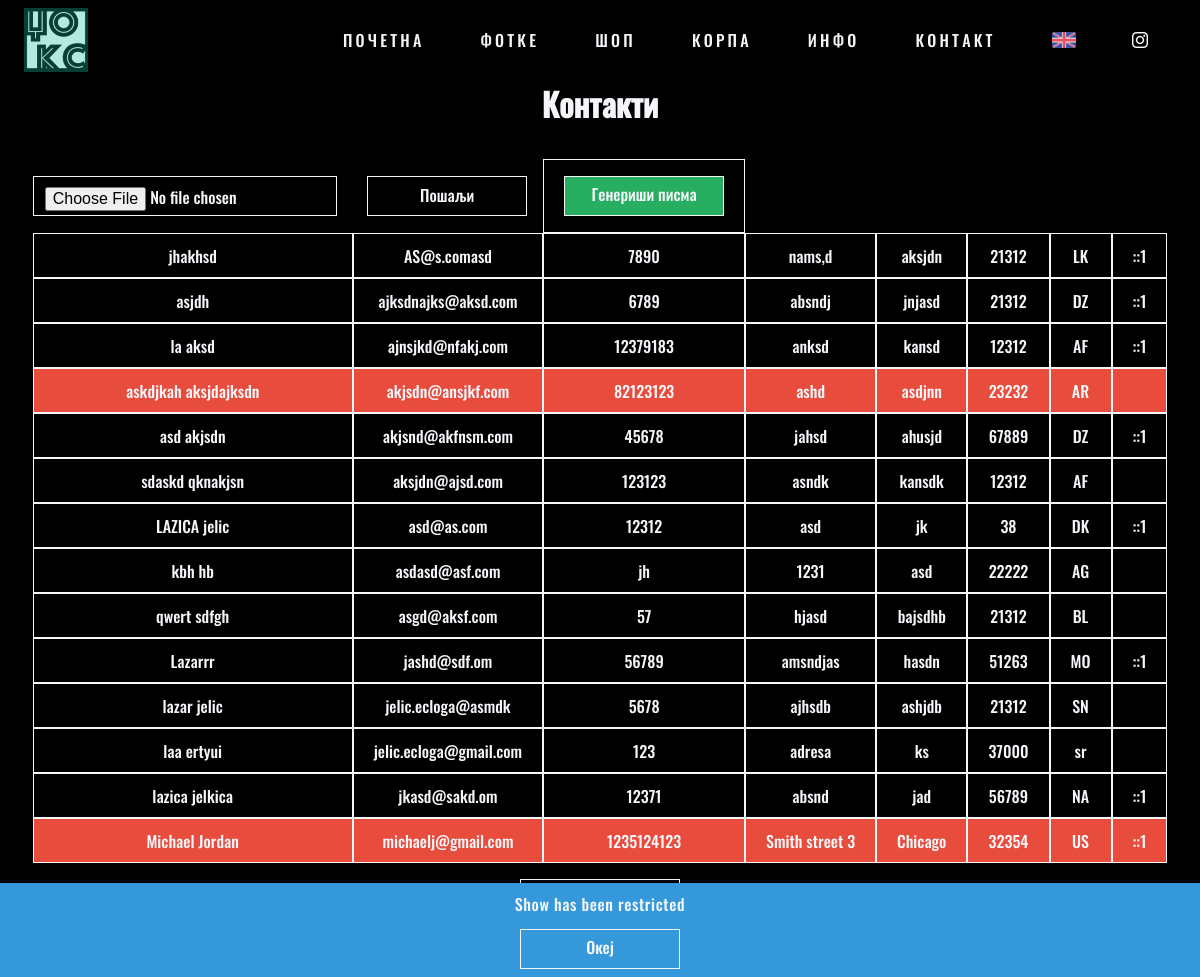
/pages/manage?type=4 (signed in), run on an earlier commit of the app's database.
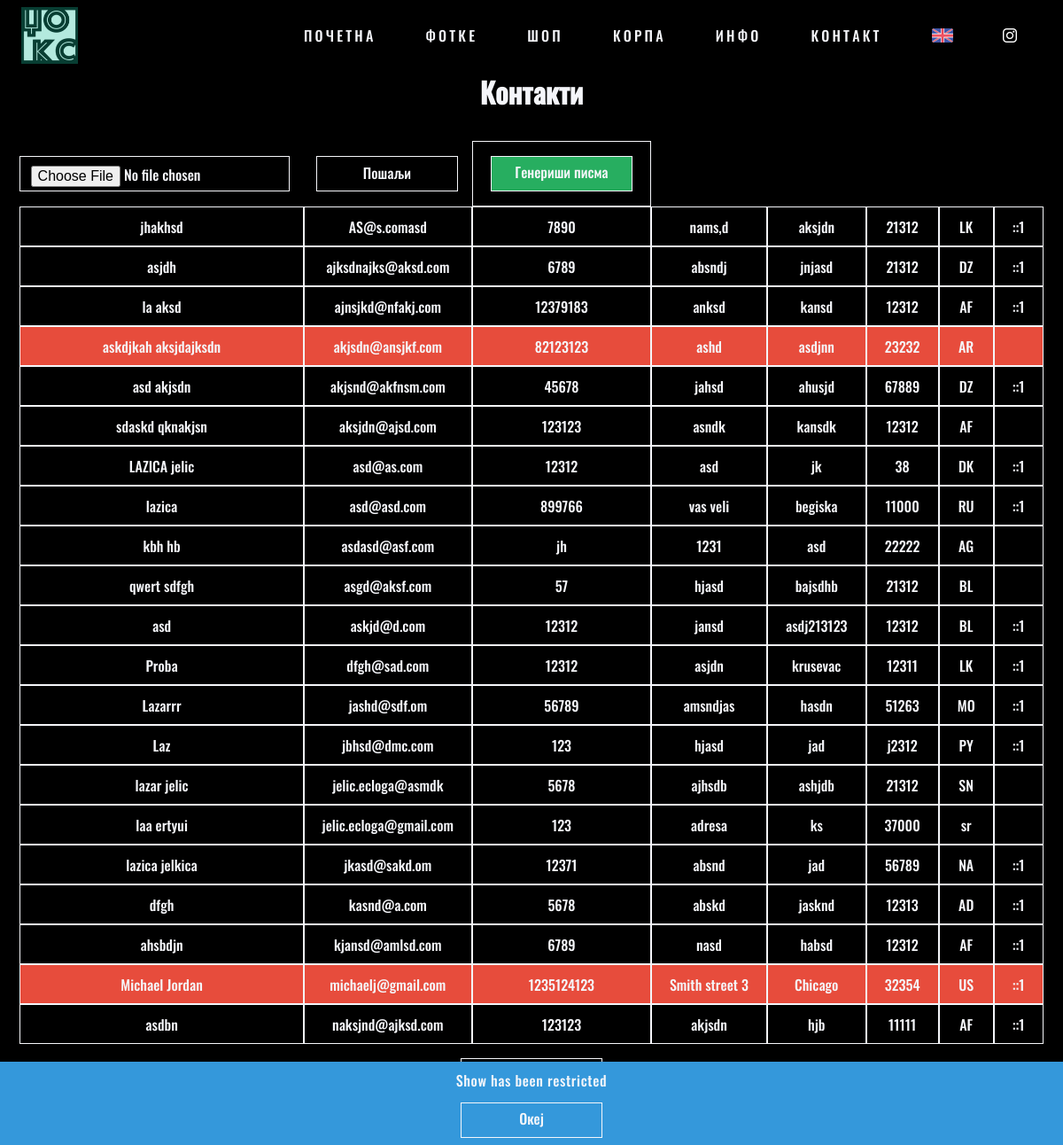
And on a later commit of the database.
### tables this page shows
CREATE TABLE `notifications` (
  `id` int(11) NOT NULL,
  `key` varchar(50) NOT NULL,
  `message` text NOT NULL
);

CREATE TABLE `purchases` (
  `id` int(11) NOT NULL,
  `hash` varchar(32) NOT NULL,
  `name` varchar(100) DEFAULT NULL,
  `email` varchar(30) NOT NULL,
  `phone` varchar(20) NOT NULL,
  `address` varchar(30) NOT NULL,
  `zip` varchar(5) NOT NULL,
  `city` varchar(30) NOT NULL,
  `country` varchar(5) NOT NULL,
  `method` int(11) NOT NULL,
  `ip` varchar(20) NOT NULL,
  `shipping_company` varchar(30) NOT NULL,
  `shipping_number` varchar(30) NOT NULL,
  `date_submitted` timestamp NOT NULL DEFAULT CURRENT_TIMESTAMP ON UPDATE CURRENT_TIMESTAMP,
  `confirmed` tinyint(1) NOT NULL DEFAULT '0',
  `shipped` tinyint(1) NOT NULL DEFAULT '0',
  `subscribed` tinyint(1) NOT NULL DEFAULT '1'
);

### ui/head_content.php (called while the page is built, shortened)
<?php
    require("../ui/link.php");
?>

### logic/config.php (called while the page is built, shortened)
<?php
	require("../logic/functions.php");
	$page = basename($_SERVER["SCRIPT_FILENAME"], '.php');
	$store_instagram = "dzoks_official";
    require("../logic/get_lang.php");
?>

### logic/get_lang.php (called while the page is built, shortened)
<?php
    $lang_found = false;
    if(!$lang_found) {
        $lang = "rs";
    }
?>

### logic/functions.php (called while the page is built, shortened)
<?php
    function strip($var) {
		return mysqli_real_escape_string($GLOBALS['connect'], htmlspecialchars(strip_tags(trim($var))));
    }
	function is_authorized($required, $connect) {
		$username = $_SESSION['username'];
		$cmd = "SELECT level FROM admins WHERE username='$username'";
		$level = mysqli_fetch_array(mysqli_query($connect, $cmd))[0];
		return $level >= $required;
	}
?>

### ui/manage_contacts.php (the view)
<h1><?php echo $string["manage"]["contacts"]; ?></h1>
<table>
	<form action="../actions/contact_newsletter" method="POST" enctype="multipart/form-data">
		<td class="no-border"><input name="message" type="file" required/></td>
		<td class="no-border"><input class="button" type="submit" value="<?php echo $string['manage']['send']; ?>"/></td>
		<td><a class="button green" href="../actions/contact_letters"><?php echo $string['manage']['letters']; ?></a></td>
	</form>
	<?php
		$cmd = "SELECT * FROM purchases GROUP BY email";
		$result = mysqli_query($connect, $cmd);
		while($row = mysqli_fetch_array($result)) {
			echo '<tr ';
			if($row['subscribed'] == 0) {
				echo 'class="red" ';
			}
			echo '>';
			echo '<td>' . $row['name'] . '</td>';
			echo '<td>' . $row['email'] . '</td>';
			echo '<td>' . $row['phone'] . '</td>';
			echo '<td>' . $row['address'] . '</td>';
			echo '<td>' . $row['city'] . '</td>';
			echo '<td>' . $row['zip'] . '</td>';
			echo '<td>' . $row['country'] . '</td>';
			echo '<td>' . $row['ip'] . '</td>';
			echo '</tr>';
		}
	?>
</table>

### pages/manage.php (shortened to what this page needs)
<?php
	require("../logic/config.php");
?>
<html>
    <head>
        <?php require("../ui/head_content.php"); ?>
		<link rel="stylesheet" href="../css/manage.css">
    </head>
    <body>
        <?php require("../ui/header.php"); ?>
            <div class="main">
			<?php
				if(isset($_GET['type'])) {
					$type = strip($_GET['type']);
					$levels = [2, 2, 1, 2, 2, 3, 2, 1, 2];
					if($type >= 0 && $type < count($levels)) {
						if(is_authorized($levels[$type], $connect, $string)) {
							switch($type) {
								case 4:
									require("../ui/manage_contacts.php");
									break;
							}
						}else {
							echo '<h1>' . $string["status"]["notAuthorized"] . '</h1>';
						}
					}else {
						echo '<h1>' . $string["status"]["noItems"] . '</h1>';
					}
					echo '<a class="button center" href="../pages/manage">' . $string['manage']['back'] . '</a>';
				}
			?>
			</div>
		<?php require("../ui/footer.php"); ?>
    </body>
</html>

### ui/link.php (shortened to what this page needs)
<link rel="stylesheet" href="../css/main.css">
<link rel="stylesheet" href="../css/header.css">
<link rel="stylesheet" href="../css/footer.css">
<link rel="stylesheet" href="../css/shake.css">

### ui/header.php
<header>
    <div id="wrap">
        <a href="home.php" class="shake shake-basic shake-constant">
			<img id="logo-small" src="../img/logo.png"/>
			<div class="tint"></div>
		</a>
        <nav id="nav">
            <ul>
                <?php
                    $items = ["home", "gallery", "shop", "cart", "info", "contact"];
                    foreach($items as $item) {
                        echo '<li><a href="../pages/' . $item .'" class="';
						echo 'shake shake-basic shake-hover';
                        if(strcmp($item, $page) == 0) {
                        	echo ' selected';
                        }
                        echo '">' . $string["header"][$item] . '</a></li>';
                    }
                ?>
                    <li>
                        <?php
                            if(strcmp($lang, "en") == 0) {
                                echo '<a href="../logic/set_lang.php?lang=rs&page=' . $page . '"><img class="header-icon" src="../img/rs.png" /></a>';
                            }else if(strcmp($lang, "rs") == 0) {
                                echo '<a href="../logic/set_lang.php?lang=en&page=' . $page . '"><img class="header-icon" src="../img/en.png" /></a>';
                            }
                        ?>
                    </li>
                    <li>
                        <a href="https://www.instagram.com/<?php echo $store_instagram; ?>/">
                            <img class="header-icon" src="../img/instagram.png">
                        </a>
                    </li>
            </ul>
        </nav>
    </div>
</header>
<?php
	if(isset($_SESSION['error'])) {
		echo '<div class="status status-error"><p>' . $_SESSION['error'] . '</p></div>';
		unset($_SESSION['error']);
	}else if(isset($_SESSION['success'])) {
		echo '<div class="status status-success"><p>' . $_SESSION['success'] . '</p></div>';
		unset($_SESSION['success']);
	}else if(isset($_SESSION['order'])) {
		echo '<div class="status status-order">';
		echo '<p>' . $_SESSION['order'] . '</p>';
		echo '<img src="../img/ordered.gif" />';
		echo '</div>';
		unset($_SESSION['order']);
	}else if(!isset($_SESSION['cookies_accepted'])) {
		echo '<div class="status status-alert">';
		echo '<p>' . $string['status']['cookiesAlert'] . '</p>';
		echo '<a class="button center notifyButton" myKey="cookies_accepted" myValue="true">' . $string['header']['ok'] . '</a>';
		echo '</div>';
	}
	$cmd = "SELECT * FROM notifications";
	$result = mysqli_query($connect, $cmd);
	while($notify = mysqli_fetch_array($result)) {
		if(!isset($_SESSION[$notify['key']])) {
			echo '<div class="status status-notify">';
			echo '<p>' . $notify['message'] . '</p>';
			echo '<a class="button center notifyButton" myKey="' . $notify['key'] . '" myValue="1">' . $string['header']['ok'] . '</a>';
			echo '</div>';
		}
	}
?>

### ui/footer.php (shortened to what this page needs)
<footer>
    <?php echo '<p>&copy; ' . date("Y") . ' ' . $store_name .'</p>'; ?>
	<div class="sponsors">
		<a href="http://ecloga.org"><img src="../img/ecloga.png"></a>
	</div>
</footer>

### css/main.css (style rules this page uses)
:root { --color-dark: #000; --color-light: #f5f6fa; }
*, *:after, *:before { margin: 0; padding: 0; -webkit-box-sizing: border-box; -moz-box-sizing: border-box; box-sizing: border-box; }
body, html { width: 100%; max-height: 100% !important; padding: 0; margin: 0; background-color: var(--color-dark); color: var(--color-light); }
body, input, textarea, select { font-family: 'Oswald', sans-serif; }
p { font-size: 1em; line-height: 26px; font-weight: 300; letter-spacing: 0.6px; }
a { color: var(--color-light); outline: none; text-decoration: none !important; transition: 500ms ease; -moz-transition: 500ms ease; -webkit-transition: 500ms ease; -ms-transition: 500ms ease; -o-transition: 500ms ease; border-bottom: 0; padding-bottom: 0.3em; }
.main { width: 100%; min-height: calc(100% - 8.5em); text-align: justify; margin-top: 5em; }
h1 { font-size: 2em; text-align: center; margin-top: 1em; margin-bottom: 1em; }
form { margin: 0 auto; width: 50%; overflow: hidden; }
input, textarea, label span, select { background-color: transparent; width: 100%; max-width: 100%; height: 2.5em; margin-bottom: 1em; padding-left: 0.7em; border: 1px solid var(--color-light); border-radius: 1px; font-size: 1em; font-weight: 300; transition: 500ms ease; -moz-transition: 500ms ease; -webkit-transition: 500ms ease; -ms-transition: 500ms ease; -o-transition: 500ms ease; -webkit-appearance: none; -webkit-border-radius: 0; border-radius: 0; display: inline-block; color: var(--color-light); opacity: 1; }
input[type=file] { padding-top: 0.5em; }
.button { float: right; text-align: center; display: block; width: 10em; height: 2.5em; line-height: 2.2em; color: var(--color-light); border: 1px solid var(--color-light); background-color: transparent; padding : 0 !important; transition: 500ms ease; -moz-transition: 500ms ease; -webkit-transition: 500ms ease; -ms-transition: 500ms ease; -o-transition: 500ms ease; }
.center, .center-both { float: none; margin: 0 auto; text-align: center; }

### css/header.css (style rules this page uses)
header, .status { position: fixed; width: 100%; height: 5em; z-index: 100; top: 0; margin: 0; padding: 0 1.5em; }
header { background-color: transparent; -webkit-transition: all 0.5s ease; -moz-transition: all 0.5s ease; -o-transition: all 0.5s ease; transition: all 0.5s ease; }
.status { position: fixed; top: auto; bottom: 0; height: auto; text-align: center; }
.status-notify { background: #3498db; }
.status-alert { background: var(--color-dark); }
.status p { padding-top: 0.5em; padding-bottom: 0.75em; font-size: 1em; margin: 0; }
.status .button { margin-bottom: 0.5em; }
#nav { float: right; }
#nav ul li a { display: block; letter-spacing: 0.2em; text-transform: uppercase; border-bottom: 0; padding-bottom: 0; }
#nav ul li { margin: 1.75em; float: left; list-style: none; }
#logo-small, .tint { display: block; width: 4em; height: 4em; margin: 0.5em auto; float: left; position: absolute; }
.header-icon { height: 1em; margin-top: 0.25em; }
.status { opacity: 0; -moz-transition: 500ms ease-in-out; -webkit-transition: 500ms ease-in-out; -ms-transition: 500ms ease-in-out; -o-transition: 500ms ease-in-out; }
.status.open { opacity: 1; }

### css/footer.css (style rules this page uses)
footer { width: 100%; padding-top: 0.5em; height: 3.5em; float: right; background-color: rgba(0, 0, 0, 0.63); }
footer p { position: relative; float: left; left: 0.5em; margin-top: 0.5em; font-size: 1em; }
.sponsors { position: relative; float: right; }
.sponsors a { right: 0.5em; }

### css/shake.css (style rules this page uses)
.shake,.shake-little,.shake-slow,.shake-hard,.shake-horizontal,.shake-vertical,.shake-rotate,.shake-opacity,.shake-crazy,.shake-chunk { display:inline-block;transform-origin:center center }
.shake:hover,.shake-trigger:hover .shake,.shake.shake-freeze,.shake.shake-constant { animation-name:shake;animation-duration:100ms;animation-timing-function:ease-in-out;animation-iteration-count:infinite }

### css/manage.css (style rules this page uses)
table { width: auto; margin: 0 auto; border-collapse: separate; border-spacing: 0; margin-bottom: 1em; }
td { padding: 0 20px; height: 45px; text-align: center; border: 1px solid var(--color-light); }
td > form, td > input, td > select, td > textarea, td > .button { margin: 1em auto; }
.red { background: #e74c3c; }
.green { background: #27ae60; }
.no-border { border: none; padding: 0; margin: 0; padding-right: 1em; }

What changed in the data, as far as the page shows it:
added purchases: name "lazica", email "asd@asd.com", phone "899766", address "vas veli", city "begiska", zip "11000", country "RU", ip "::1"
added purchases: name "asd", email "askjd@d.com", phone "12312", address "jansd", city "asdj213123", zip "12312", country "BL", ip "::1"
added purchases: name "Proba", email "dfgh@sad.com", phone "12312", address "asjdn", city "krusevac", zip "12311", country "LK", ip "::1"
added purchases: name "Laz", email "jbhsd@dmc.com", phone "123", address "hjasd", city "jad", zip "j2312", country "PY", ip "::1"
added purchases: name "dfgh", email "kasnd@a.com", phone "5678", address "abskd", city "jasknd", zip "12313", country "AD", ip "::1"
added purchases: name "ahsbdjn", email "kjansd@amlsd.com", phone "6789", address "nasd", city "habsd", zip "12312", country "AF", ip "::1"
added purchases: name "asdbn", email "naksjnd@ajksd.com", phone "123123", address "akjsdn", city "hjb", zip "11111", country "AF", ip "::1"
